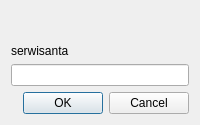
<?xml version="1.0" encoding="UTF-8"?>
<ui version="4.0">
 <class>AddEditTechnicianDialog</class>
 <widget class="QDialog" name="AddEditTechnicianDialog">
  <property name="geometry">
   <rect>
    <x>0</x>
    <y>0</y>
    <width>200</width>
    <height>125</height>
   </rect>
  </property>
  <property name="windowTitle">
   <string>Dialog</string>
  </property>
  <layout class="QVBoxLayout" name="verticalLayout_2">
   <item>
    <layout class="QVBoxLayout" name="verticalLayout">
     <item>
      <spacer name="verticalSpacer">
       <property name="orientation">
        <enum>Qt::Vertical</enum>
       </property>
       <property name="sizeHint" stdset="0">
        <size>
         <width>20</width>
         <height>40</height>
        </size>
       </property>
      </spacer>
     </item>
     <item>
      <widget class="QLabel" name="label">
       <property name="text">
        <string>serwisanta</string>
       </property>
      </widget>
     </item>
     <item>
      <widget class="QLineEdit" name="lineEdit"/>
     </item>
    </layout>
   </item>
   <item>
    <widget class="QDialogButtonBox" name="buttonBox">
     <property name="orientation">
      <enum>Qt::Horizontal</enum>
     </property>
     <property name="standardButtons">
      <set>QDialogButtonBox::Cancel|QDialogButtonBox::Ok</set>
     </property>
    </widget>
   </item>
  </layout>
 </widget>
 <resources/>
 <connections>
  <connection>
   <sender>buttonBox</sender>
   <signal>accepted()</signal>
   <receiver>AddEditTechnicianDialog</receiver>
   <slot>accept()</slot>
   <hints>
    <hint type="sourcelabel">
     <x>248</x>
     <y>254</y>
    </hint>
    <hint type="destinationlabel">
     <x>157</x>
     <y>274</y>
    </hint>
   </hints>
  </connection>
  <connection>
   <sender>buttonBox</sender>
   <signal>rejected()</signal>
   <receiver>AddEditTechnicianDialog</receiver>
   <slot>reject()</slot>
   <hints>
    <hint type="sourcelabel">
     <x>316</x>
     <y>260</y>
    </hint>
    <hint type="destinationlabel">
     <x>286</x>
     <y>274</y>
    </hint>
   </hints>
  </connection>
 </connections>
</ui>
